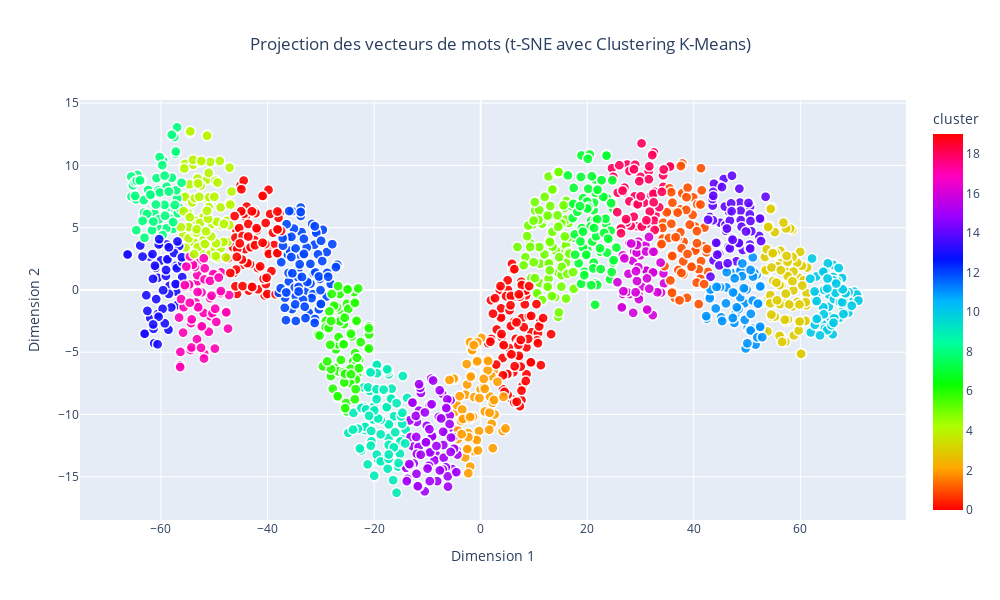

Notebook cell for this chart:
### Code cell
from sklearn.preprocessing import StandardScaler
from sklearn.manifold import TSNE
from sklearn.cluster import KMeans
import pandas as pd
import plotly.express as px

# Normalisation des vecteurs
scaler = StandardScaler()
vectors_normalized = scaler.fit_transform(vectors)

# Réduction de dimension à 50 avec PCA
pca = PCA(n_components=50, random_state=42)
vectors_pca_50 = pca.fit_transform(vectors_normalized)

# Réduction des vecteurs à 2 dimensions avec t-SNE
tsne = TSNE(n_components=2, random_state=42, perplexity=30, n_iter=1000)
word_vectors_2d = tsne.fit_transform(vectors_pca_50)
# Appliquer le clustering K-Means
n_clusters = 20
kmeans = KMeans(n_clusters=n_clusters, random_state=42)
clusters = kmeans.fit_predict(word_vectors_2d)

# Préparer les données pour le graphique
df = pd.DataFrame(word_vectors_2d, columns=['Dim1', 'Dim2'])  # Dimensions réduites avec t-SNE
df['word'] = words  # Ajouter les mots correspondants
df['cluster'] = clusters  # Ajouter les labels des clusters

# Créer le graphique interactif
fig = px.scatter(
    df,
    x='Dim1',
    y='Dim2',
    color='cluster',  # Utiliser les clusters pour la coloration
    hover_name='word',  # Afficher le mot lors du survol
    title="Projection des vecteurs de mots (t-SNE avec Clustering K-Means)",
    labels={'Dim1': 'Dimension 1', 'Dim2': 'Dimension 2'},
    color_continuous_scale='hsv',  # Choisir une palette de couleurs
    category_orders={"cluster": [str(i) for i in range(n_clusters)]},  # Assurez-vous que les clusters sont dans un ordre compréhensible
    width=1000,
    height=600
)

# Personnaliser les points
fig.update_traces(marker=dict(size=10, opacity=0.9, line=dict(width=1.5, color='white')))

# Ajouter un titre pour la légende des clusters
fig.update_layout(
    legend_title="Clusters",
    title_x=0.5,  # Centrer le titre
)

# Afficher le graphique
fig.show()

### Figure 1 — Plotly figure (JSON) as saved in the notebook; plotly's stock layout.template omitted (floating-point values rounded to 4 significant figures; data arrays with more than 128 entries replaced by an {"elided": "..."} marker saying what was removed)
{"data": [{"hovertemplate": "<b>%{hovertext}</b><br><br>Dimension 1=%{x}<br>Dimension 2=%{y}<br>cluster=%{marker.color}<extra></extra>", "hovertext": {"elided": "1337 str values"}, "legendgroup": "", "marker": {"color": {"elided": "1337 int values"}, "coloraxis": "coloraxis", "line": {"color": "white", "width": 1.5}, "opacity": 0.9, "size": 10, "symbol": "circle"}, "mode": "markers", "name": "", "showlegend": false, "type": "scattergl", "x": {"elided": "1337 float values"}, "xaxis": "x", "y": {"elided": "1337 float values"}, "yaxis": "y"}], "layout": {"coloraxis": {"colorbar": {"title": {"text": "cluster"}}, "colorscale": [[0, "#ff0000"], [0.1111, "#ffa700"], [0.2222, "#afff00"], [0.3333, "#08ff00"], [0.4444, "#00ff9f"], [0.5556, "#00b7ff"], [0.6667, "#0010ff"], [0.7778, "#9700ff"], [0.8889, "#ff00bf"], [1, "#ff0000"]]}, "height": 600, "legend": {"title": {"text": "Clusters"}, "tracegroupgap": 0}, "title": {"text": "Projection des vecteurs de mots (t-SNE avec Clustering K-Means)", "x": 0.5}, "width": 1000, "xaxis": {"anchor": "y", "domain": [0, 1], "title": {"text": "Dimension 1"}}, "yaxis": {"anchor": "x", "domain": [0, 1], "title": {"text": "Dimension 2"}}}}
